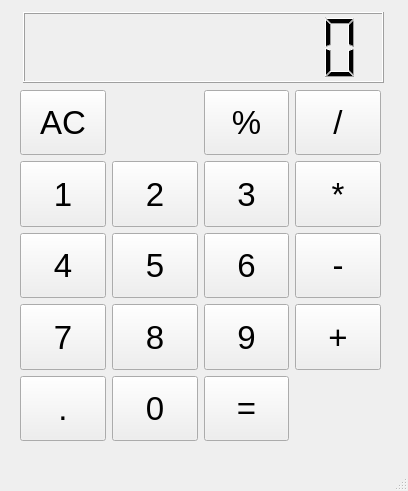
<?xml version="1.0" encoding="UTF-8"?>
<ui version="4.0">
 <class>MainWindow</class>
 <widget class="QMainWindow" name="MainWindow">
  <property name="geometry">
   <rect>
    <x>0</x>
    <y>0</y>
    <width>408</width>
    <height>491</height>
   </rect>
  </property>
  <property name="windowTitle">
   <string>MainWindow</string>
  </property>
  <widget class="QWidget" name="centralwidget">
   <widget class="QLCDNumber" name="lcdNumber">
    <property name="geometry">
     <rect>
      <x>23</x>
      <y>12</y>
      <width>361</width>
      <height>71</height>
     </rect>
    </property>
    <property name="digitCount">
     <number>9</number>
    </property>
   </widget>
   <widget class="QWidget" name="gridLayoutWidget">
    <property name="geometry">
     <rect>
      <x>20</x>
      <y>90</y>
      <width>361</width>
      <height>351</height>
     </rect>
    </property>
    <property name="sizePolicy">
     <sizepolicy hsizetype="Expanding" vsizetype="Preferred">
      <horstretch>0</horstretch>
      <verstretch>0</verstretch>
     </sizepolicy>
    </property>
    <layout class="QGridLayout" name="gridLayout">
     <item row="0" column="2">
      <widget class="QPushButton" name="btn_porcentaje">
       <property name="sizePolicy">
        <sizepolicy hsizetype="Expanding" vsizetype="Expanding">
         <horstretch>0</horstretch>
         <verstretch>0</verstretch>
        </sizepolicy>
       </property>
       <property name="font">
        <font>
         <pointsize>25</pointsize>
        </font>
       </property>
       <property name="text">
        <string>%</string>
       </property>
      </widget>
     </item>
     <item row="2" column="2">
      <widget class="QPushButton" name="btn_6">
       <property name="sizePolicy">
        <sizepolicy hsizetype="Minimum" vsizetype="Expanding">
         <horstretch>0</horstretch>
         <verstretch>0</verstretch>
        </sizepolicy>
       </property>
       <property name="font">
        <font>
         <pointsize>25</pointsize>
        </font>
       </property>
       <property name="text">
        <string>6</string>
       </property>
      </widget>
     </item>
     <item row="3" column="3">
      <widget class="QPushButton" name="btn_sumar">
       <property name="sizePolicy">
        <sizepolicy hsizetype="Minimum" vsizetype="Expanding">
         <horstretch>0</horstretch>
         <verstretch>0</verstretch>
        </sizepolicy>
       </property>
       <property name="font">
        <font>
         <pointsize>25</pointsize>
        </font>
       </property>
       <property name="text">
        <string>+</string>
       </property>
      </widget>
     </item>
     <item row="1" column="2">
      <widget class="QPushButton" name="btn_3">
       <property name="sizePolicy">
        <sizepolicy hsizetype="Expanding" vsizetype="Expanding">
         <horstretch>0</horstretch>
         <verstretch>0</verstretch>
        </sizepolicy>
       </property>
       <property name="font">
        <font>
         <pointsize>25</pointsize>
        </font>
       </property>
       <property name="text">
        <string>3</string>
       </property>
      </widget>
     </item>
     <item row="0" column="0">
      <widget class="QPushButton" name="btn_borrar">
       <property name="sizePolicy">
        <sizepolicy hsizetype="Expanding" vsizetype="Expanding">
         <horstretch>0</horstretch>
         <verstretch>0</verstretch>
        </sizepolicy>
       </property>
       <property name="font">
        <font>
         <pointsize>25</pointsize>
        </font>
       </property>
       <property name="text">
        <string>AC</string>
       </property>
      </widget>
     </item>
     <item row="1" column="0">
      <widget class="QPushButton" name="btn_1">
       <property name="sizePolicy">
        <sizepolicy hsizetype="Expanding" vsizetype="Expanding">
         <horstretch>0</horstretch>
         <verstretch>0</verstretch>
        </sizepolicy>
       </property>
       <property name="font">
        <font>
         <pointsize>25</pointsize>
        </font>
       </property>
       <property name="text">
        <string>1</string>
       </property>
      </widget>
     </item>
     <item row="2" column="3">
      <widget class="QPushButton" name="btn_restar">
       <property name="sizePolicy">
        <sizepolicy hsizetype="Minimum" vsizetype="Expanding">
         <horstretch>0</horstretch>
         <verstretch>0</verstretch>
        </sizepolicy>
       </property>
       <property name="font">
        <font>
         <pointsize>25</pointsize>
        </font>
       </property>
       <property name="text">
        <string>-</string>
       </property>
      </widget>
     </item>
     <item row="3" column="1">
      <widget class="QPushButton" name="btn_8">
       <property name="sizePolicy">
        <sizepolicy hsizetype="Minimum" vsizetype="Expanding">
         <horstretch>0</horstretch>
         <verstretch>0</verstretch>
        </sizepolicy>
       </property>
       <property name="font">
        <font>
         <pointsize>25</pointsize>
        </font>
       </property>
       <property name="text">
        <string>8</string>
       </property>
      </widget>
     </item>
     <item row="1" column="1">
      <widget class="QPushButton" name="btn_2">
       <property name="sizePolicy">
        <sizepolicy hsizetype="Expanding" vsizetype="Expanding">
         <horstretch>0</horstretch>
         <verstretch>0</verstretch>
        </sizepolicy>
       </property>
       <property name="font">
        <font>
         <pointsize>25</pointsize>
        </font>
       </property>
       <property name="text">
        <string>2</string>
       </property>
      </widget>
     </item>
     <item row="2" column="1">
      <widget class="QPushButton" name="btn_5">
       <property name="sizePolicy">
        <sizepolicy hsizetype="Minimum" vsizetype="Expanding">
         <horstretch>0</horstretch>
         <verstretch>0</verstretch>
        </sizepolicy>
       </property>
       <property name="font">
        <font>
         <pointsize>25</pointsize>
        </font>
       </property>
       <property name="text">
        <string>5</string>
       </property>
      </widget>
     </item>
     <item row="3" column="0">
      <widget class="QPushButton" name="btn_7">
       <property name="sizePolicy">
        <sizepolicy hsizetype="Minimum" vsizetype="Expanding">
         <horstretch>0</horstretch>
         <verstretch>0</verstretch>
        </sizepolicy>
       </property>
       <property name="font">
        <font>
         <pointsize>25</pointsize>
        </font>
       </property>
       <property name="text">
        <string>7</string>
       </property>
      </widget>
     </item>
     <item row="2" column="0">
      <widget class="QPushButton" name="btn_4">
       <property name="sizePolicy">
        <sizepolicy hsizetype="Minimum" vsizetype="Expanding">
         <horstretch>0</horstretch>
         <verstretch>0</verstretch>
        </sizepolicy>
       </property>
       <property name="font">
        <font>
         <pointsize>25</pointsize>
        </font>
       </property>
       <property name="text">
        <string>4</string>
       </property>
      </widget>
     </item>
     <item row="0" column="3">
      <widget class="QPushButton" name="btn_dividir">
       <property name="sizePolicy">
        <sizepolicy hsizetype="Expanding" vsizetype="Expanding">
         <horstretch>0</horstretch>
         <verstretch>0</verstretch>
        </sizepolicy>
       </property>
       <property name="font">
        <font>
         <pointsize>25</pointsize>
        </font>
       </property>
       <property name="text">
        <string>/</string>
       </property>
      </widget>
     </item>
     <item row="3" column="2">
      <widget class="QPushButton" name="btn_9">
       <property name="sizePolicy">
        <sizepolicy hsizetype="Minimum" vsizetype="Expanding">
         <horstretch>0</horstretch>
         <verstretch>0</verstretch>
        </sizepolicy>
       </property>
       <property name="font">
        <font>
         <pointsize>25</pointsize>
        </font>
       </property>
       <property name="text">
        <string>9</string>
       </property>
      </widget>
     </item>
     <item row="1" column="3">
      <widget class="QPushButton" name="btn_multiplicar">
       <property name="sizePolicy">
        <sizepolicy hsizetype="Expanding" vsizetype="Expanding">
         <horstretch>0</horstretch>
         <verstretch>0</verstretch>
        </sizepolicy>
       </property>
       <property name="maximumSize">
        <size>
         <width>16777215</width>
         <height>16777215</height>
        </size>
       </property>
       <property name="font">
        <font>
         <pointsize>25</pointsize>
        </font>
       </property>
       <property name="text">
        <string>*</string>
       </property>
      </widget>
     </item>
     <item row="4" column="0">
      <widget class="QPushButton" name="btn_decimal">
       <property name="sizePolicy">
        <sizepolicy hsizetype="Minimum" vsizetype="Expanding">
         <horstretch>0</horstretch>
         <verstretch>0</verstretch>
        </sizepolicy>
       </property>
       <property name="font">
        <font>
         <pointsize>25</pointsize>
        </font>
       </property>
       <property name="text">
        <string>.</string>
       </property>
      </widget>
     </item>
     <item row="4" column="1">
      <widget class="QPushButton" name="btn_0">
       <property name="sizePolicy">
        <sizepolicy hsizetype="Minimum" vsizetype="Expanding">
         <horstretch>0</horstretch>
         <verstretch>0</verstretch>
        </sizepolicy>
       </property>
       <property name="font">
        <font>
         <pointsize>25</pointsize>
        </font>
       </property>
       <property name="text">
        <string>0</string>
       </property>
      </widget>
     </item>
     <item row="4" column="2">
      <widget class="QPushButton" name="btn_resultado">
       <property name="sizePolicy">
        <sizepolicy hsizetype="Minimum" vsizetype="Expanding">
         <horstretch>0</horstretch>
         <verstretch>0</verstretch>
        </sizepolicy>
       </property>
       <property name="font">
        <font>
         <pointsize>25</pointsize>
        </font>
       </property>
       <property name="text">
        <string>=</string>
       </property>
      </widget>
     </item>
    </layout>
   </widget>
  </widget>
  <widget class="QMenuBar" name="menubar">
   <property name="geometry">
    <rect>
     <x>0</x>
     <y>0</y>
     <width>408</width>
     <height>23</height>
    </rect>
   </property>
  </widget>
  <widget class="QStatusBar" name="statusbar"/>
 </widget>
 <resources/>
 <connections/>
</ui>
